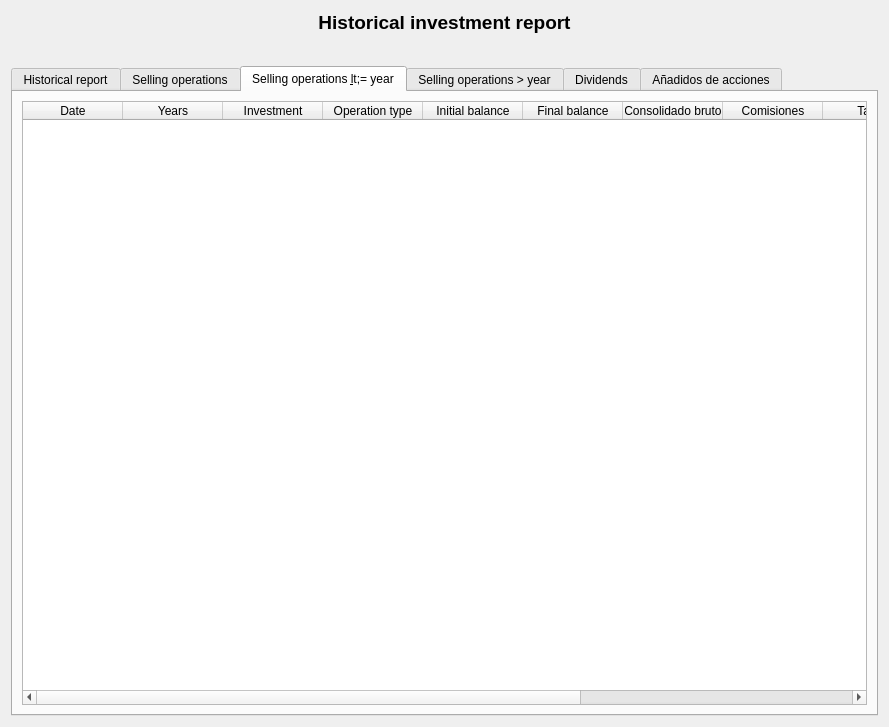
<?xml version="1.0" encoding="UTF-8"?>
<ui version="4.0">
 <class>wdgInformeHistorico</class>
 <widget class="QWidget" name="wdgInformeHistorico">
  <property name="geometry">
   <rect>
    <x>0</x>
    <y>0</y>
    <width>889</width>
    <height>727</height>
   </rect>
  </property>
  <property name="sizePolicy">
   <sizepolicy hsizetype="Expanding" vsizetype="Expanding">
    <horstretch>0</horstretch>
    <verstretch>0</verstretch>
   </sizepolicy>
  </property>
  <layout class="QHBoxLayout" name="horizontalLayout_6">
   <item>
    <layout class="QVBoxLayout" name="verticalLayout">
     <item>
      <widget class="QLabel" name="lbl">
       <property name="font">
        <font>
         <pointsize>14</pointsize>
         <weight>75</weight>
         <bold>true</bold>
        </font>
       </property>
       <property name="text">
        <string>Historical investment report</string>
       </property>
       <property name="alignment">
        <set>Qt::AlignCenter</set>
       </property>
      </widget>
     </item>
     <item>
      <layout class="QHBoxLayout" name="horizontalLayout_5">
       <item>
        <spacer name="horizontalSpacer_2">
         <property name="orientation">
          <enum>Qt::Horizontal</enum>
         </property>
         <property name="sizeHint" stdset="0">
          <size>
           <width>40</width>
           <height>20</height>
          </size>
         </property>
        </spacer>
       </item>
       <item>
        <widget class="wdgYear" name="wy" native="true"/>
       </item>
       <item>
        <spacer name="horizontalSpacer">
         <property name="orientation">
          <enum>Qt::Horizontal</enum>
         </property>
         <property name="sizeHint" stdset="0">
          <size>
           <width>40</width>
           <height>20</height>
          </size>
         </property>
        </spacer>
       </item>
      </layout>
     </item>
     <item>
      <widget class="QTabWidget" name="tab">
       <property name="enabled">
        <bool>true</bool>
       </property>
       <property name="currentIndex">
        <number>2</number>
       </property>
       <widget class="QWidget" name="tab_3">
        <attribute name="icon">
         <iconset resource="../images/xulpymoney.qrc">
          <normaloff>:/xulpymoney/history.png</normaloff>:/xulpymoney/history.png</iconset>
        </attribute>
        <attribute name="title">
         <string>Historical report</string>
        </attribute>
        <layout class="QVBoxLayout" name="verticalLayout_3">
         <item>
          <widget class="QLabel" name="lblSaldo">
           <property name="styleSheet">
            <string notr="true">color: rgb(0, 128, 0);
font: 75 12pt &quot;Sans Serif&quot;;</string>
           </property>
           <property name="text">
            <string/>
           </property>
           <property name="scaledContents">
            <bool>false</bool>
           </property>
           <property name="alignment">
            <set>Qt::AlignCenter</set>
           </property>
          </widget>
         </item>
         <item>
          <widget class="myQTableWidget" name="tblEstudio">
           <property name="sizePolicy">
            <sizepolicy hsizetype="Expanding" vsizetype="Expanding">
             <horstretch>0</horstretch>
             <verstretch>0</verstretch>
            </sizepolicy>
           </property>
           <property name="contextMenuPolicy">
            <enum>Qt::CustomContextMenu</enum>
           </property>
           <property name="editTriggers">
            <set>QAbstractItemView::NoEditTriggers</set>
           </property>
           <property name="alternatingRowColors">
            <bool>true</bool>
           </property>
           <property name="selectionMode">
            <enum>QAbstractItemView::SingleSelection</enum>
           </property>
           <property name="selectionBehavior">
            <enum>QAbstractItemView::SelectRows</enum>
           </property>
           <row>
            <property name="text">
             <string>Plusvalías brutas de inversiones</string>
            </property>
           </row>
           <row>
            <property name="text">
             <string>Comisiones en operaciones de inversión</string>
            </property>
           </row>
           <row>
            <property name="text">
             <string>Impuestos en operaciones de inversión</string>
            </property>
           </row>
           <row>
            <property name="text">
             <string>Plusvalías netas de inversiones</string>
            </property>
           </row>
           <row>
            <property name="text">
             <string/>
            </property>
           </row>
           <row>
            <property name="text">
             <string>Dividendos brutos</string>
            </property>
           </row>
           <row>
            <property name="text">
             <string>Retenciones de dividendos</string>
            </property>
           </row>
           <row>
            <property name="text">
             <string>Dividendos netos</string>
            </property>
           </row>
           <row>
            <property name="text">
             <string/>
            </property>
           </row>
           <row>
            <property name="text">
             <string>Comisiones de custodia</string>
            </property>
           </row>
           <row>
            <property name="text">
             <string/>
            </property>
           </row>
           <row>
            <property name="text">
             <string>Pago IRPF</string>
            </property>
           </row>
           <row>
            <property name="text">
             <string/>
            </property>
           </row>
           <row>
            <property name="text">
             <string>Beneficio sin pagar impuestos</string>
            </property>
           </row>
           <row>
            <property name="text">
             <string>Beneficio después de pagar impuestos</string>
            </property>
           </row>
           <row>
            <property name="text">
             <string/>
            </property>
           </row>
           <row>
            <property name="text">
             <string>Current balance</string>
            </property>
           </row>
           <column>
            <property name="text">
             <string>€</string>
            </property>
           </column>
           <column>
            <property name="text">
             <string>% TAE</string>
            </property>
           </column>
          </widget>
         </item>
        </layout>
       </widget>
       <widget class="QWidget" name="tab_5">
        <attribute name="icon">
         <iconset resource="../images/xulpymoney.qrc">
          <normaloff>:/xulpymoney/history2.png</normaloff>:/xulpymoney/history2.png</iconset>
        </attribute>
        <attribute name="title">
         <string>Selling operations</string>
        </attribute>
        <layout class="QHBoxLayout" name="horizontalLayout_3">
         <item>
          <widget class="myQTableWidget" name="tblInversiones">
           <property name="contextMenuPolicy">
            <enum>Qt::CustomContextMenu</enum>
           </property>
           <property name="editTriggers">
            <set>QAbstractItemView::NoEditTriggers</set>
           </property>
           <property name="alternatingRowColors">
            <bool>true</bool>
           </property>
           <property name="selectionMode">
            <enum>QAbstractItemView::SingleSelection</enum>
           </property>
           <property name="selectionBehavior">
            <enum>QAbstractItemView::SelectRows</enum>
           </property>
           <attribute name="verticalHeaderVisible">
            <bool>false</bool>
           </attribute>
           <column>
            <property name="text">
             <string>Date</string>
            </property>
           </column>
           <column>
            <property name="text">
             <string>Years</string>
            </property>
           </column>
           <column>
            <property name="text">
             <string>Investment</string>
            </property>
           </column>
           <column>
            <property name="text">
             <string>Operation type</string>
            </property>
           </column>
           <column>
            <property name="text">
             <string>Initial balance</string>
            </property>
           </column>
           <column>
            <property name="text">
             <string>Final balance</string>
            </property>
           </column>
           <column>
            <property name="text">
             <string>Consolidado bruto</string>
            </property>
           </column>
           <column>
            <property name="text">
             <string>Comisiones</string>
            </property>
           </column>
           <column>
            <property name="text">
             <string>Taxes</string>
            </property>
           </column>
           <column>
            <property name="text">
             <string>Consolidado neto</string>
            </property>
           </column>
           <column>
            <property name="text">
             <string>% TAE neto</string>
            </property>
           </column>
           <column>
            <property name="text">
             <string>% Total neto</string>
            </property>
           </column>
          </widget>
         </item>
        </layout>
       </widget>
       <widget class="QWidget" name="tab_7">
        <attribute name="icon">
         <iconset resource="../images/xulpymoney.qrc">
          <normaloff>:/xulpymoney/history2.png</normaloff>:/xulpymoney/history2.png</iconset>
        </attribute>
        <attribute name="title">
         <string>Selling operations &lt;= year</string>
        </attribute>
        <layout class="QHBoxLayout" name="horizontalLayout">
         <item>
          <widget class="myQTableWidget" name="tblLess">
           <property name="enabled">
            <bool>true</bool>
           </property>
           <property name="contextMenuPolicy">
            <enum>Qt::CustomContextMenu</enum>
           </property>
           <property name="editTriggers">
            <set>QAbstractItemView::NoEditTriggers</set>
           </property>
           <property name="alternatingRowColors">
            <bool>true</bool>
           </property>
           <property name="selectionMode">
            <enum>QAbstractItemView::SingleSelection</enum>
           </property>
           <property name="selectionBehavior">
            <enum>QAbstractItemView::SelectRows</enum>
           </property>
           <attribute name="verticalHeaderVisible">
            <bool>false</bool>
           </attribute>
           <column>
            <property name="text">
             <string>Date</string>
            </property>
           </column>
           <column>
            <property name="text">
             <string>Years</string>
            </property>
           </column>
           <column>
            <property name="text">
             <string>Investment</string>
            </property>
           </column>
           <column>
            <property name="text">
             <string>Operation type</string>
            </property>
           </column>
           <column>
            <property name="text">
             <string>Initial balance</string>
            </property>
           </column>
           <column>
            <property name="text">
             <string>Final balance</string>
            </property>
           </column>
           <column>
            <property name="text">
             <string>Consolidado bruto</string>
            </property>
           </column>
           <column>
            <property name="text">
             <string>Comisiones</string>
            </property>
           </column>
           <column>
            <property name="text">
             <string>Taxes</string>
            </property>
           </column>
           <column>
            <property name="text">
             <string>Consolidado neto</string>
            </property>
           </column>
           <column>
            <property name="text">
             <string>% TAE neto</string>
            </property>
           </column>
           <column>
            <property name="text">
             <string>% Total neto</string>
            </property>
           </column>
          </widget>
         </item>
        </layout>
       </widget>
       <widget class="QWidget" name="tab_6">
        <attribute name="icon">
         <iconset resource="../images/xulpymoney.qrc">
          <normaloff>:/xulpymoney/history2.png</normaloff>:/xulpymoney/history2.png</iconset>
        </attribute>
        <attribute name="title">
         <string>Selling operations &gt; year</string>
        </attribute>
        <layout class="QHBoxLayout" name="horizontalLayout_7">
         <item>
          <widget class="myQTableWidget" name="tblMore">
           <property name="contextMenuPolicy">
            <enum>Qt::CustomContextMenu</enum>
           </property>
           <property name="editTriggers">
            <set>QAbstractItemView::NoEditTriggers</set>
           </property>
           <property name="alternatingRowColors">
            <bool>true</bool>
           </property>
           <property name="selectionMode">
            <enum>QAbstractItemView::SingleSelection</enum>
           </property>
           <property name="selectionBehavior">
            <enum>QAbstractItemView::SelectRows</enum>
           </property>
           <attribute name="verticalHeaderVisible">
            <bool>false</bool>
           </attribute>
           <column>
            <property name="text">
             <string>Date</string>
            </property>
           </column>
           <column>
            <property name="text">
             <string>Years</string>
            </property>
           </column>
           <column>
            <property name="text">
             <string>Investment</string>
            </property>
           </column>
           <column>
            <property name="text">
             <string>Operation type</string>
            </property>
           </column>
           <column>
            <property name="text">
             <string>Initial balance</string>
            </property>
           </column>
           <column>
            <property name="text">
             <string>Final balance</string>
            </property>
           </column>
           <column>
            <property name="text">
             <string>Consolidado bruto</string>
            </property>
           </column>
           <column>
            <property name="text">
             <string>Comisiones</string>
            </property>
           </column>
           <column>
            <property name="text">
             <string>Taxes</string>
            </property>
           </column>
           <column>
            <property name="text">
             <string>Consolidado neto</string>
            </property>
           </column>
           <column>
            <property name="text">
             <string>% TAE neto</string>
            </property>
           </column>
           <column>
            <property name="text">
             <string>% Total neto</string>
            </property>
           </column>
          </widget>
         </item>
        </layout>
       </widget>
       <widget class="QWidget" name="tab_2">
        <attribute name="icon">
         <iconset resource="../images/xulpymoney.qrc">
          <normaloff>:/xulpymoney/coins.png</normaloff>:/xulpymoney/coins.png</iconset>
        </attribute>
        <attribute name="title">
         <string>Dividends</string>
        </attribute>
        <layout class="QHBoxLayout" name="horizontalLayout_2">
         <item>
          <widget class="myQTableWidget" name="tblDividends">
           <property name="contextMenuPolicy">
            <enum>Qt::CustomContextMenu</enum>
           </property>
           <property name="editTriggers">
            <set>QAbstractItemView::NoEditTriggers</set>
           </property>
           <property name="alternatingRowColors">
            <bool>true</bool>
           </property>
           <property name="selectionMode">
            <enum>QAbstractItemView::SingleSelection</enum>
           </property>
           <property name="selectionBehavior">
            <enum>QAbstractItemView::SelectRows</enum>
           </property>
           <attribute name="verticalHeaderVisible">
            <bool>false</bool>
           </attribute>
           <column>
            <property name="text">
             <string>Date</string>
            </property>
           </column>
           <column>
            <property name="text">
             <string>Concept</string>
            </property>
           </column>
           <column>
            <property name="text">
             <string>Investment</string>
            </property>
           </column>
           <column>
            <property name="text">
             <string>Account</string>
            </property>
           </column>
           <column>
            <property name="text">
             <string>Neto antes de impuestos</string>
            </property>
           </column>
          </widget>
         </item>
        </layout>
       </widget>
       <widget class="QWidget" name="tab_4">
        <attribute name="icon">
         <iconset resource="../images/xulpymoney.qrc">
          <normaloff>:/xulpymoney/add.png</normaloff>:/xulpymoney/add.png</iconset>
        </attribute>
        <attribute name="title">
         <string>Añadidos de acciones</string>
        </attribute>
        <layout class="QHBoxLayout" name="horizontalLayout_4">
         <item>
          <layout class="QVBoxLayout" name="verticalLayout_4">
           <item>
            <widget class="QLabel" name="label_2">
             <property name="text">
              <string>En este listado se muestran los añadidos de acciones a coste cero que se han producido en el año

Es  un listado informativo y no serán contabilizadas en los informes ya que se produciría una doble contabilidad

Sólo se contabilizará cuando se vendan las acciones</string>
             </property>
             <property name="alignment">
              <set>Qt::AlignCenter</set>
             </property>
             <property name="wordWrap">
              <bool>true</bool>
             </property>
            </widget>
           </item>
           <item>
            <widget class="myQTableWidget" name="tblAdded">
             <property name="contextMenuPolicy">
              <enum>Qt::CustomContextMenu</enum>
             </property>
             <property name="alternatingRowColors">
              <bool>true</bool>
             </property>
             <property name="selectionMode">
              <enum>QAbstractItemView::SingleSelection</enum>
             </property>
             <property name="selectionBehavior">
              <enum>QAbstractItemView::SelectRows</enum>
             </property>
             <attribute name="verticalHeaderVisible">
              <bool>false</bool>
             </attribute>
             <column>
              <property name="text">
               <string>Date</string>
              </property>
             </column>
             <column>
              <property name="text">
               <string>Investment</string>
              </property>
             </column>
             <column>
              <property name="text">
               <string>Operation type</string>
              </property>
             </column>
             <column>
              <property name="text">
               <string>Shares</string>
              </property>
             </column>
             <column>
              <property name="text">
               <string>Balance</string>
              </property>
             </column>
            </widget>
           </item>
          </layout>
         </item>
        </layout>
       </widget>
      </widget>
     </item>
    </layout>
   </item>
  </layout>
 </widget>
 <customwidgets>
  <customwidget>
   <class>myQTableWidget</class>
   <extends>QTableWidget</extends>
   <header location="global">myqtablewidget</header>
  </customwidget>
  <customwidget>
   <class>wdgYear</class>
   <extends>QWidget</extends>
   <header location="global">wdgYear</header>
   <container>1</container>
  </customwidget>
 </customwidgets>
 <resources>
  <include location="../images/xulpymoney.qrc"/>
 </resources>
 <connections/>
</ui>
